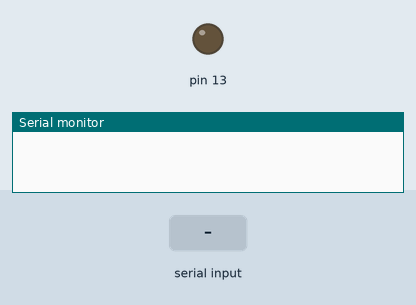
Recording of a sketch running on a simulated Arduino Uno, built with avr-gcc and run on an emulated ATmega328P. Parts: output pins drawn as LEDs (lit = HIGH), the last lines printed to the serial monitor. Inputs (shaded band) come from the test bench.

Above: at 1.2 s.
1.3 s: byte 1 (1) received over Serial
At 2.7 s:
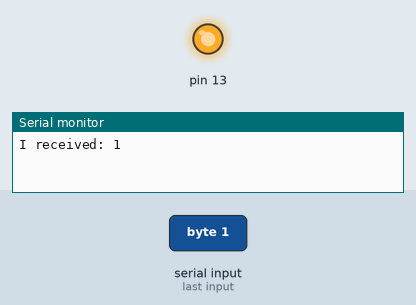
Timing chart, 0 to 4.3 s (numbered marks = the images above; inputs shaded):
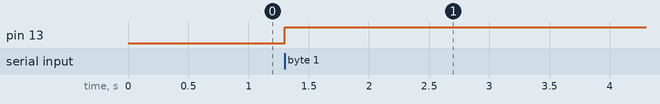

Measured:
- after the input at 1.3 s, pin 13: LOW → HIGH at once

The sketch:

serial_input.ino
```cpp
int input = 0;
void setup() {
  // put your setup code here, to run once:
   pinMode(13, OUTPUT);
   Serial.begin(115200);
   digitalWrite(13, LOW);
}

void loop() {
  // put your main code here, to run repeatedly:
   if (Serial.available() > 0) {
    input = Serial.read();
    Serial.print("I received: ");
    Serial.println(input);
    if (input == 1) digitalWrite(13, HIGH);
    else if (input == 0) digitalWrite(13, LOW);
   }
}
```
